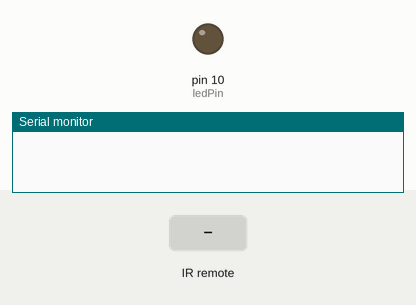
Bench run of a sketch on a simulated Arduino Uno, built with avr-gcc and run on an emulated ATmega328P. On the bench: output pins drawn as LEDs (lit = HIGH), the last lines printed to the serial monitor. The test bench sets the inputs (shaded band).

Above: at 1.2 s.
1.3 s: infrared code 0xFD00FF received
At 2.4 s:
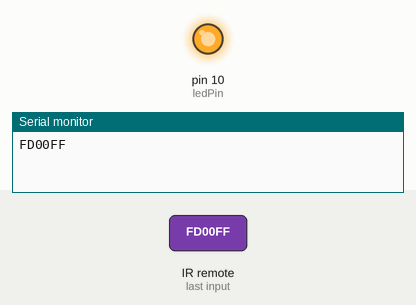
Timing chart, 0 to 4.3 s (numbered marks = the images above; inputs shaded):
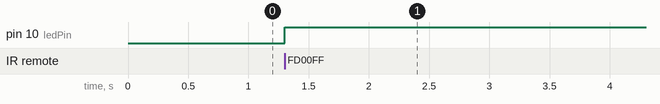

The sketch:

infra_con_light_2.ino
```cpp
#include <IRremote.h>

const int RECV_PIN = 11;  // Pin for IR receiver
const int ledPin = 10;    // Pin for LED
bool ledState = LOW;      // Store LED state

IRrecv irrecv(RECV_PIN);  // Create an IR receiver object
decode_results results;   // To store decoded IR results

void setup() {
  Serial.begin(9600);      // Initialize serial communication for debugging
  irrecv.enableIRIn();     // Start the IR receiver
  pinMode(ledPin, OUTPUT); // Set LED pin as output
  digitalWrite(ledPin, ledState); // Initialize LED to OFF
}

void loop() {
  if (irrecv.decode(&results)) {      // Check if an IR signal is received
    Serial.println(results.value, HEX);  // Print the received IR code in hexadecimal

    if (results.value == 0xFD00FF) {  // Toggle LED when the specific IR code is received
      ledState = !ledState;           // Toggle LED state
      digitalWrite(ledPin, ledState); // Set LED state
    }

    irrecv.resume();  // Continue to the next IR signal
  }
}
```

Measured:
- after the input at 1.3 s, pin 10 (ledPin): LOW → HIGH at once
